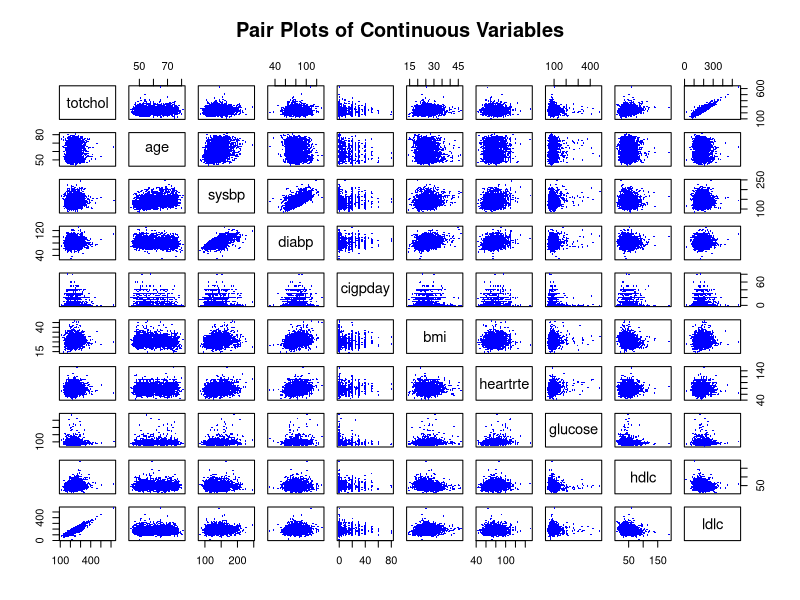

This figure's R source:
## ---- chunk 1


library(knitr)
library(kableExtra)

fhsd <- read.csv('fhs.csv')

# summary statistics on explanatory variables
kable(summary(fhsd), "latex", caption = "Summary Statistics", booktabs = T) %>%
kable_styling(latex_options = c("striped", "hold_position", "scale_down"))
## ---- chunk 2

by(fhsd$chdrisk, fhsd$sex, summary)
by(fhsd$chdrisk, fhsd$cursmoke, summary)
## ---- chunk 3



# pairs(~ totchol + ldlc, data = fhsd)
# pairs(~ diabp + totchol, data = fhsd)
# pair plots for continuous variables
pairs(~ totchol + age + sysbp + diabp + cigpday + bmi + 
        heartrte + glucose + hdlc + ldlc, 
      col = "blue",                                         # Change color
      pch = 18,                                            # Change shape of points
      cex = 0.4,
      gap = 1,
      main = "Pair Plots of Continuous Variables",
      data = fhsd)
## ---- chunk 4
# design matrix excluding intercept
X <- model.matrix(lm(chdrisk ~ . -  1, data = fhsd))
# remove linearly dependent column (sexMale = 1 - sexFemale)
X <- X[,-1]
# calculate vif
vif <- diag(solve(cor(X)))

vif
## ---- chunk 5
# model with only intercept
M0 <- lm(chdrisk ~ 1, data = fhsd)
Mmax <- lm(chdrisk ~ (.)^2, data = fhsd)
# starting model for stepwise selection
Mstart <- lm(chdrisk ~ ., data = fhsd) 

# find model coefficients which are NA
beta.max <- coef(Mmax)
names(beta.max)[is.na(beta.max)]

# number of respondents in minor and lang covariates
kable(table(fhsd[c("cursmoke", "cigpday")]), "latex")
kable(table(fhsd[c("bpmeds", "prevhyp")]), "latex")


Mmax <- lm(chdrisk ~ (.)^2 - cursmoke:cigpday - bpmeds:prevhyp + 
             I(totchol ^ 2) + I(sysbp ^ 2) + I(diabp ^ 2) 
           + I(bmi ^ 2) + I(glucose ^ 2)
           + I(hdlc ^ 2) + I(ldlc ^ 2), data = fhsd)

anyNA(coef(Mmax)) # check if there are any remaining NAs


#forward model selection
system.time({
  Mfwd <- step(object = M0,
                scope = list(lower = M0, upper = Mmax),
                direction = "forward", trace = FALSE)
})

#backward model selection
system.time({
  Mback <- step(object = M0,
                scope = list(lower = M0, upper = Mmax),
                direction = "forward", trace = FALSE)
})

#stepwise model selection
system.time({
  Mstep <- step(object = Mstart,
                scope = list(lower = M0, upper = Mmax),
                direction = "both", trace = FALSE)
})

# Stepwise model selection
Mstep$call

# Forward model selection
Mfwd$call

# Backward model selection
Mback$call
